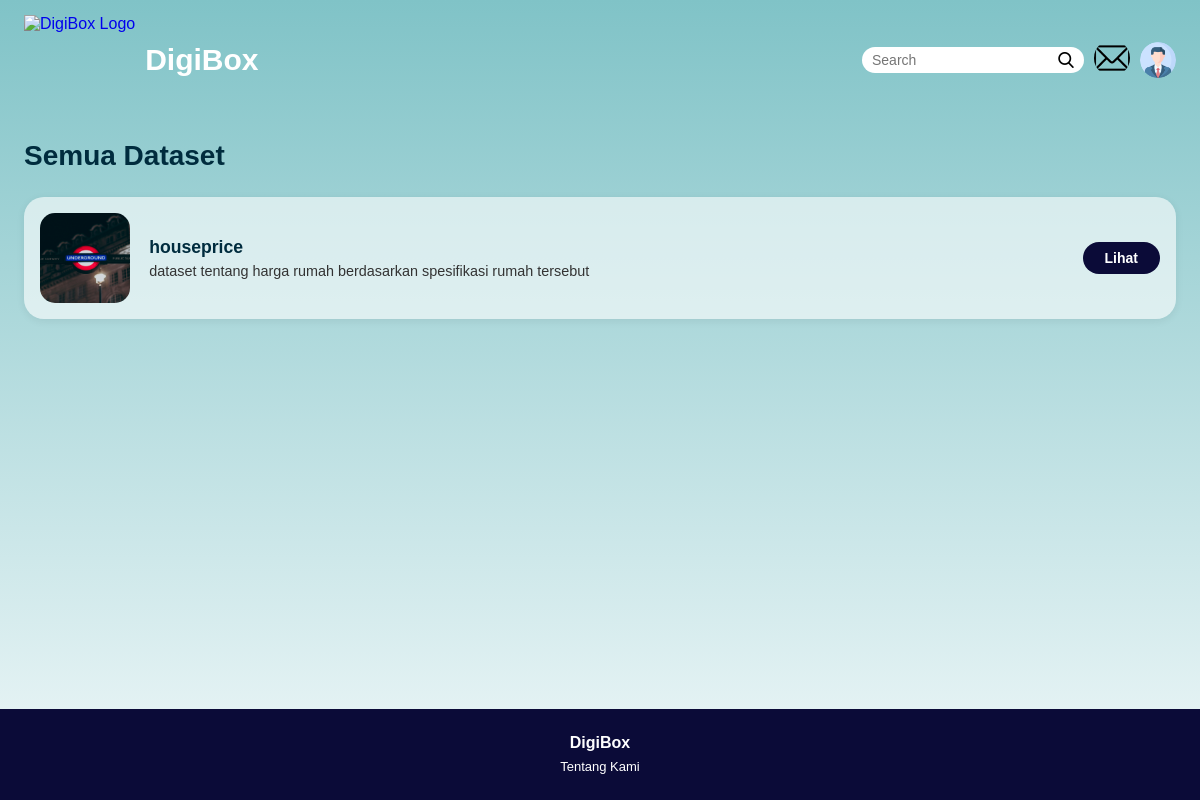
The page /datasets/ (signed in) on the database its author committed.
### proyek/models.py (models this page shows, shortened)
class Dataset(models.Model):
    title = models.CharField(max_length=200)
    description = models.TextField()
    category = models.CharField(max_length=100)
    file_format = models.CharField(max_length=50)
    image = models.ImageField(upload_to='dataset_images/')
    dataset_file = models.FileField(upload_to='dataset_files/', null=True, blank=True)
    creator_name = models.CharField(max_length=100)
    verifier_name = models.CharField(max_length=100)
    num_rows = models.IntegerField()
    num_features = models.IntegerField()
    keywords = models.CharField(max_length=200)
    owner = models.ForeignKey(User, on_delete=models.CASCADE)
    created_at = models.DateTimeField(auto_now_add=True)
    is_public = models.BooleanField(default=False)
    click_count = models.PositiveIntegerField(default=0, verbose_name="Jumlah Dilihat")
    download_count = models.PositiveIntegerField(default=0, verbose_name="Jumlah Diunduh")

### proyek/views.py (the view)
# urls.py: path('datasets/', views.all_datasets, name='all_datasets'),
@login_required
def all_datasets(request):
    datasets = Dataset.objects.filter(is_public=True).order_by('-created_at')
    return render(request, 'all_dataset.html', {'datasets': datasets})

### proyek/templates/all_dataset.html (shortened to what this page needs)
{% load static %}
<!DOCTYPE html>
<html lang="id">
<head>
</head>
<body>
    <header class="site-header">
      <div class="container header-content">
        <a href="{% url 'homepage' %}" class="logo-section">
          <img src="{% static 'images/logodigi.png' %}" alt="DigiBox Logo" class="logo-icon">
          <span class="logo-text">DigiBox</span>
        </a>
        <div class="header-right">
          <form method="GET" action="{% url 'search_results' %}" class="search-form">
            <input type="text" name="q" placeholder="Search" />
            <button type="submit" class="search-submit-button">
              <img src="{% static 'images/search.png' %}" alt="Search" class="search-icon" />
            </button>
          </form>
          <a href="{% url 'inbox' %}" title="Pesan Masuk">
            <img src="{% static 'images/massage.png' %}" alt="Pesan" class="message-icon" />
          </a>
          <img src="{% static 'images/profile.png' %}" alt="User" class="profile-icon" onclick="toggleProfilePopup()" />
        </div>
      </div>
    </header>
        <main>
      <div class="container">
        <section class="dataset-section">
          <div class="section-header">
            <h1>Semua Dataset</h1>
          </div>
          <div class="dataset-list">
            {% if datasets %}
              {% for dataset in datasets %}
                <div class="dataset-card">
                  <img src="{{ dataset.image.url }}" alt="{{ dataset.title }}" class="dataset-card-img">
                  <div class="dataset-card-info">
                    <div class="dataset-card-title">{{ dataset.title }}</div>
                    <p class="dataset-card-desc">{{ dataset.description|truncatewords:15 }}</p>
                  </div>
                  <div class="dataset-card-actions">
                    <a href="{% url 'view_dataset' dataset.id %}" class="view-button">Lihat</a>
                  </div>
                </div>
              {% endfor %}
            {% else %}
              <p>Tidak ada dataset publik tersedia.</p>
            {% endif %}
          </div>
        </section>
      </div>
    </main>
        <footer class="site-footer">
        <div class="container footer-content">
            <div class="footer-logo">DigiBox</div>
            <a href="" class="footer-link">Tentang Kami</a>
        </div>
    </footer>
</body>
</html>

### proyek/templates/all_dataset.html (style rules this page uses)
* { margin: 0; padding: 0; box-sizing: border-box; }
body { font-family: 'Arial', sans-serif; background: linear-gradient(to bottom, #80c3c7 0%, #f0f8f9 100%); color: #000; display: flex; flex-direction: column; min-height: 100vh; }
main { flex: 1; }
.container { width: 96%; max-width: 1920px; margin-left: auto; margin-right: auto; }
.site-header { padding-top: 15px; padding-bottom: 15px; }
.header-content { display: flex; justify-content: space-between; align-items: center; }
.logo-section { display: flex; align-items: center; text-decoration: none; }
.logo-icon { height: 90px; margin-right: 10px; }
.logo-text { font-size: 30px; font-weight: bold; color: white; }
.header-right { display: flex; align-items: center; }
.search-form { display: flex; align-items: center; background-color: white; border-radius: 20px; padding: 5px 10px; }
.search-form input { border: none; outline: none; background: transparent; font-size: 14px; }
.search-submit-button { background: none; border: none; padding: 0; cursor: pointer; }
.search-icon { width: 16px; height: 16px; margin-left: 5px; display: block; }
.message-icon, .profile-icon { width: 36px; height: 36px; border-radius: 50%; cursor: pointer; margin-left: 10px; object-fit: cover; transition: transform 0.2s ease; }
.dataset-section { padding-top: 20px; padding-bottom: 20px; }
.section-header { margin-bottom: 25px; }
.section-header h1 { font-size: 28px; font-weight: bold; color: #002c3e; }
.dataset-list { display: flex; flex-direction: column; gap: 1rem; }
.dataset-card { display: flex; align-items: center; background-color: rgba(255, 255, 255, 0.6); border-radius: 20px; padding: 1rem; box-shadow: 0 2px 8px rgba(0,0,0,0.07); transition: transform 0.2s ease, box-shadow 0.2s ease; }
.dataset-card-img { width: 90px; height: 90px; object-fit: cover; border-radius: 15px; margin-right: 1.2rem; flex-shrink: 0; }
.dataset-card-info { flex-grow: 1; }
.dataset-card-title { font-size: 1.1rem; font-weight: 600; color: #002c3e; margin-bottom: 5px; }
.dataset-card-desc { font-size: 0.9rem; color: #333; }
.dataset-card-actions { margin-left: 1rem; }
.view-button { background-color: #0b0b38; color: white; border: none; border-radius: 50px; padding: 8px 22px; font-weight: bold; cursor: pointer; font-size: 14px; text-decoration: none; transition: background-color 0.2s ease; }
.site-footer { background-color: #0b0b38; color: white; margin-top: 40px; padding-top: 25px; padding-bottom: 25px; }
.footer-content { text-align: center; }
.footer-logo { font-weight: bold; font-size: 16px; margin-bottom: 5px; }
.footer-link { color: white; font-size: 13px; text-decoration: none; }

### rows shown on the page
Dataset: image (picture), title "houseprice", description "dataset tentang harga rumah berdasarkan spesifikasi rumah tersebut"
